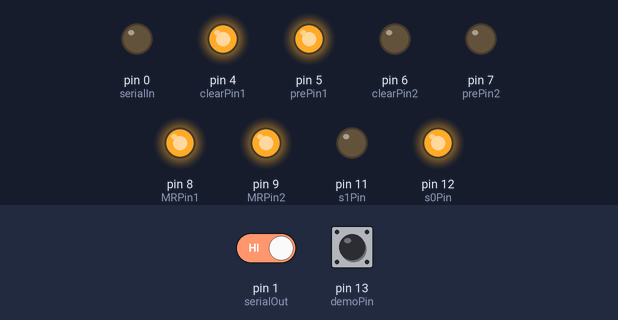
The sketch below on a simulated Arduino Uno, built with avr-gcc and run on an emulated ATmega328P. Shown: output pins drawn as LEDs (lit = HIGH). The inputs (shaded band) are chosen by the test bench; at power-on: pin 1 (serialOut) HIGH, pin 13 (demoPin) HIGH. Pins used as bus, display or sensor lines are not drawn.

Above: at 1.2 s.
1.3 s: pin 1 (serialOut) driven LOW
At 2.7 s:
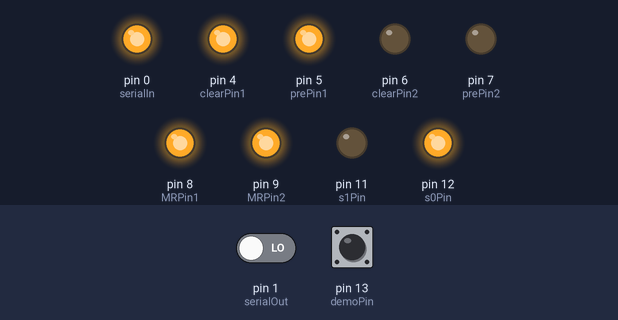
At 10.2 s:
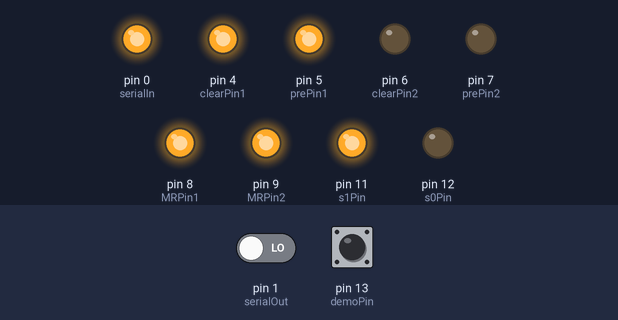
19.6 s: pin 1 (serialOut) driven HIGH
At 28.2 s:
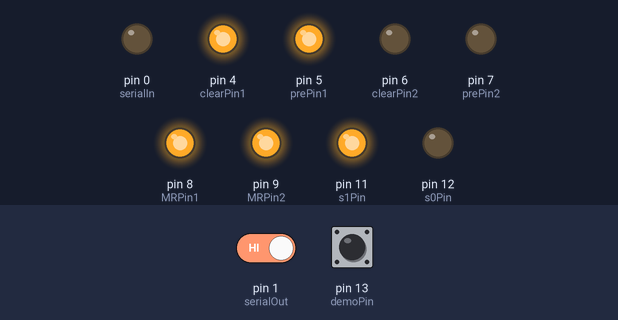
Timing chart, 0 to 37.6 s (numbered marks = the images above; inputs shaded):
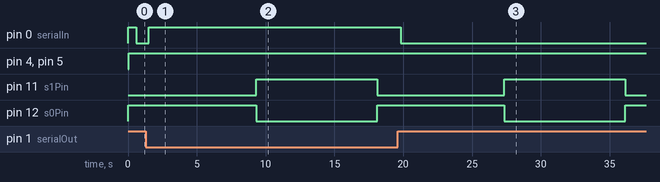

Measured:
- after the input at 1.3 s, pin 0 (serialIn): LOW → HIGH after 0.20 s
- after the input at 19.6 s, pin 0 (serialIn): HIGH → LOW after 0.22 s

The sketch:

ClockLogicUpdated.ino
```cpp
/*FUNCTIONS
   Pre/Clear Function
   ~Send rising edge every minute
   ~Magic Bit
   ~Demo Mode

   TODO:
   Test millis()
   Test Demo Pin
   Test Interrupt

   OPTIONS:
   trigger signal to other board to trigger ground on/off
   run final layer on test code w/ other board
*/


#include <Time.h>
//"IT IS" and "O' CLOCK" are always on

//PIN NUMBER SETUP
const int serialIn = 0;
const int serialOut = 1;
const int clockPin = 2; //sends a signal every minute
const int clearPin1 = 4; //level 1
const int prePin1 = 5; //level 1
const int clearPin2 = 6; //level 2
const int prePin2 = 7; //level 2
const int MRPin1 = 8; //Master Reset level 1
const int MRPin2 = 9; //Master Reset Level 2
const int Reset12Pin = 10;
const int s1Pin = 11; //also mux load, also controls Past(high when backwards)
const int s0Pin = 12; //also controls To (high when forwards)
const int demoPin = 13; //when HIGH, enter Demo Mode (accelerated clock rate to show clock functioning)

//COUNTERS
int demoCounter = 0; // counts 0.3 seconds until clock ticks in demo mode
int minuteCounter = 0; // counter number of minutes to change past and to

//OTHER VARIABLES
int currentMin;
bool minSignal = false; // changes to true when arduino notices minute has changed
int demoModeState; //tells when demo mode is on
int SOState; //serial out state
bool reset = true;

void setup() {
  // put your setup code here, to run once:
  pinMode(serialIn, OUTPUT);
  pinMode(serialOut, INPUT);
  pinMode(clockPin, OUTPUT);
  pinMode(prePin1, OUTPUT);
  pinMode(clearPin1, OUTPUT);
  pinMode(prePin2, OUTPUT);
  pinMode(clearPin2, OUTPUT);
  pinMode(MRPin1, OUTPUT);
  pinMode(MRPin2, OUTPUT);
  pinMode(Reset12Pin, OUTPUT);
  pinMode(s1Pin, OUTPUT);
  pinMode(s0Pin, OUTPUT);
  pinMode(demoPin, INPUT_PULLUP); //high when not plugged in, low when at ground
  //  Serial.begin(9600);

  digitalWrite(Reset12Pin, LOW); //reset 12bit
  digitalWrite(Reset12Pin, HIGH);

  Serial.println("Setting up the first 2 layers the clock...");
  digitalWrite(prePin1, HIGH);
  digitalWrite(clearPin1, HIGH);

  digitalWrite(prePin2, LOW);
  digitalWrite(clearPin2, LOW);

  digitalWrite(clearPin1, LOW);

  digitalWrite(MRPin1, LOW);
  digitalWrite(MRPin1, HIGH);

  digitalWrite(clearPin1, HIGH);

  digitalWrite(prePin2, HIGH);

  digitalWrite(prePin1, LOW);

  digitalWrite(prePin1, HIGH);

  digitalWrite(clearPin1, LOW);

  digitalWrite(clearPin1, HIGH);

  digitalWrite(prePin1, LOW);

  digitalWrite(MRPin2, LOW);
  digitalWrite(MRPin2, HIGH);

  digitalWrite(prePin2, LOW);

  digitalWrite(clearPin2, HIGH);

  digitalWrite(prePin1, HIGH);

  digitalWrite(clearPin2, LOW);

  Serial.println("done!");
  digitalWrite(s1Pin, LOW);
  digitalWrite(s0Pin, HIGH);
  digitalWrite(serialIn, HIGH);
}

void loop() {
  // put your main code here, to run repeatedly:
  demoModeState = digitalRead(demoPin);
  minSignal = checkMin(demoModeState); //returns true if minute has changed (will change every 3 seconds for demo mode)
  if (minuteCounter > 59) {
    minuteCounter = 0; //Reset minute counter once it reaches 60
  }
  if (minSignal == true) {
    if (reset == true) {
      for (int j = 0; j < 2; j++) {
        if (j == 1) {
          digitalWrite(s1Pin, LOW);
          digitalWrite(s0Pin, HIGH);
          //delay(500);
        }
        digitalWrite(clockPin, HIGH); //simulate rising edge
        digitalWrite(clockPin, LOW);
        if (reset == true) {
          for (int i = 0; i < 59; i++) {
            digitalWrite(clockPin, HIGH); //simulate rising edge
            digitalWrite(clockPin, LOW);
            //delay(500);
            if (i == 28) {
              digitalWrite(s1Pin, HIGH);
              digitalWrite(s0Pin, LOW);
            }
          }
          Serial.println("Done looping!");
        }
      }
    }

    if (reset == false) {
      SOState = !digitalRead(serialOut);
      digitalWrite(serialIn, SOState);
      //digitalWrite(gbar, HIGH);
      //digitalWrite(gbar, LOW);
      Serial.print("S: ");
      Serial.println(serialIn);
      digitalWrite(clockPin, HIGH); //simulate rising edge
      digitalWrite(clockPin, LOW);
    }

    Serial.print("M:");
    Serial.println(minuteCounter);
    reset = false;
    minuteCounter++;
  }
  if (pastOrTo(minuteCounter) == 0) { //4 bit runs forwards for 0-30

    digitalWrite(s1Pin, LOW);
    digitalWrite(s0Pin, HIGH);

  } else if (pastOrTo(minuteCounter) == 1) { //4 bit runs backwards for 30-59
    digitalWrite(s1Pin, HIGH);
    digitalWrite(s0Pin, LOW);
  }
}

bool checkMin(int state) {
  if (state == LOW) { //if low, function as normal
    int min1 = millisToMinutes();
    delay(1000);
    int min2 = millisToMinutes();
    if (min2 > min1) {
      return true;
    } else {
      return false;
    }
  }
  if (state == HIGH) { //if high, function at accelerated rate
    while (true) {
      delay(100);
      demoCounter++;
      if (demoCounter == 3) {
        demoCounter = 0;
        return true;
      }
      else {
        return false;
      }
    }
  }
}
int pastOrTo (int currentMin) {
  if (currentMin <= 30) {
    return 0;
  } else if (currentMin > 30) {
    return 1;
  }
}

int millisToMinutes() {
  const long milsInMinute = 60000;
  long currentTime = millis();
  int numMinutes = currentTime / milsInMinute;
  return numMinutes;
}
```
